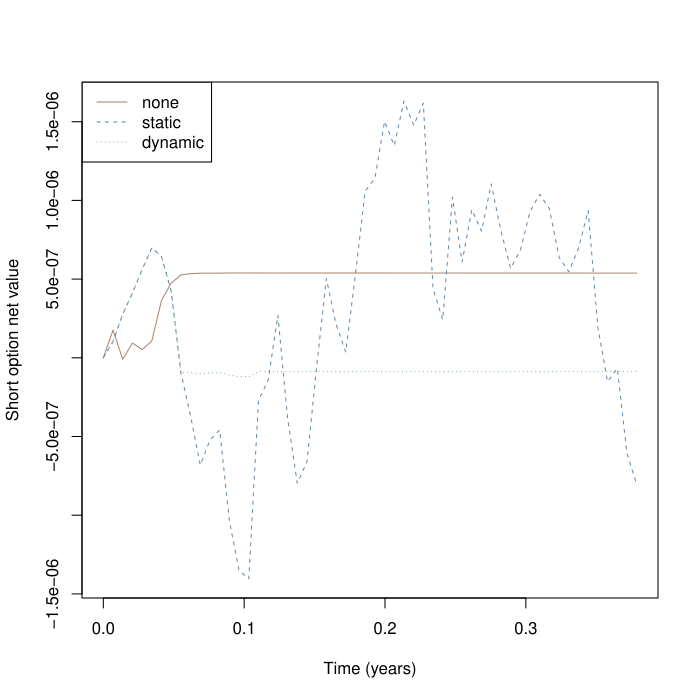

Recreate this plot in R.
pdf('tests/bs-round3/case-15-full.pdf')
# 一份教学欧式期权对应一单位标的；卖出一份，非真实市场预测
# [parameters] 定价与路径波动率一致；允许卖空、分数持仓，无交易成本
S0 <- 72.34411364421248; K <- 124.64907061308622; T <- 0.37869212934747337; r <- -0.005675717070698742; q <- 0.025371051924303174; sigma <- 0.1803841446945444
N <- 55; interval <- 8; seed <- 1572210823; type <- "C"
# [validation] 与网页使用同一教学域；不截断超域价格
stopifnot(all(is.finite(c(S0,K,T,r,q,sigma,N,interval,seed))), S0>=.01, S0<=1e5, K>=.01, K<=1e5,
          T>0, T<=10, r >= -0.1, r<=.3, q>=0, q<=1, sigma>=0, sigma<=2,
          N>=1, N<=504, N==floor(N), interval>=1, interval<=504, interval==floor(interval),
          seed>=0, seed<=2147483646, seed==floor(seed), type %in% c("C","P"))
# [delta] 带连续股息的 BS 价格、Delta；到期直接使用支付函数
option <- function(S, tau) {
  if(tau==0) return(c(price=if(type=="C") max(S-K,0) else max(K-S,0), delta=NA_real_, gamma=NA_real_))
  A <- S*exp(-q*tau); D <- K*exp(-r*tau)
  if(sigma==0) {
    if(A==D) stop("Zero volatility kink: Delta is not unique")
    d <- as.numeric(A>D)
    return(c(price=if(type=="C") max(A-D,0) else max(D-A,0), delta=exp(-q*tau)*(d-if(type=="P") 1 else 0), gamma=0))
  }
  d1 <- (log(S/K)+(r-q+sigma^2/2)*tau)/(sigma*sqrt(tau)); d2 <- d1-sigma*sqrt(tau)
  price <- if(type=="C") max(0,A-D,A*pnorm(d1)-D*pnorm(d2)) else max(0,D-A,D*pnorm(-d2)-A*pnorm(-d1))
  delta <- exp(-q*tau)*(pnorm(d1)-if(type=="P") 1 else 0)
  c(price=price, delta=delta, gamma=exp(-q*tau)*dnorm(d1)/(S*sigma*sqrt(tau)))
}
# [path] Park-Miller + Box-Muller，与网页相同的可复现教学随机数
normal_draws <- function(seed, n) {
  state <- seed %% 2147483646 + 1
  uniform <- function() { state <<- (state*16807) %% 2147483647; state/2147483647 }
  vapply(seq_len(n), function(i) sqrt(-2*log(uniform()))*cos(2*pi*uniform()), numeric(1))
}
dt <- T/N
Z <- normal_draws(seed,N)
spots <- numeric(N+1); spots[1] <- S0
for(i in seq_len(N)) spots[i+1] <- spots[i]*exp((r-q-sigma^2/2)*dt+sigma*sqrt(dt)*Z[i])
stopifnot(length(spots)==N+1, spots[1]==S0, all(is.finite(spots)), all(spots>=.01 & spots<=1e5))
# [time] 期末tau严格为0；三种策略共享同一条路径与同一权利金
values <- t(vapply(0:N,function(i) option(spots[i+1], T*(N-i)/N), numeric(3)))
premium <- values[1,"price"]
run_strategy <- function(strategy) {
  # [initial] 权利金支付股票成本，余款为现金；允许负现金（借款）
  holding <- if(strategy=="none") 0 else values[1,"delta"]
  cash <- premium-holding*S0
  rows <- data.frame(i=0,t=0,tau=T,S=S0,price=premium,delta=values[1,"delta"],gamma=values[1,"gamma"],
    oldHolding=0,holding=holding,quantity=holding,cashBefore=premium,interest=0,dividend=0,
    tradeCash=-holding*S0,cash=cash,net=holding*S0+cash-premium,netDelta=holding-values[1,"delta"],rebalance=FALSE,settlement=0)
  for(i in seq_len(N)) {
    # [interest] 先按连续复利更新现金账户，负现金承担利息
    oldHolding <- holding; interest <- cash*expm1(r*dt)
    # [dividend] 左端点矩形近似，股息期末入账；空头为支出，不额外复利
    dividend <- oldHolding*q*spots[i]*dt
    cashBefore <- cash+interest+dividend
    # [trade] 仅动态策略在约定时点调仓；到期不再构造Delta
    rebalance <- strategy=="dynamic" && i<N && i %% interval==0
    if(rebalance) holding <- values[i+1,"delta"]
    quantity <- holding-oldHolding
    tradeCash <- -quantity*spots[i+1]
    cash <- cashBefore+tradeCash
    # [net] 卖方组合：股票+现金-期权负债；终点price为真实支付
    net <- holding*spots[i+1]+cash-values[i+1,"price"]
    rows <- rbind(rows,data.frame(i=i,t=i*dt,tau=T*(N-i)/N,S=spots[i+1],price=values[i+1,"price"],
      delta=values[i+1,"delta"],gamma=values[i+1,"gamma"],oldHolding=oldHolding,holding=holding,quantity=quantity,
      cashBefore=cashBefore,interest=interest,dividend=dividend,tradeCash=tradeCash,cash=cash,net=net,
      netDelta=if(i==N) NA_real_ else holding-values[i+1,"delta"],rebalance=rebalance,settlement=0))
  }
  rows
}
results <- lapply(c("none","static","dynamic"),run_strategy)
names(results) <- c("none","static","dynamic")
errors <- vapply(results,function(x) tail(x$net,1),numeric(1))
# [settle] 终点表格为清算前账户；卖出所有股票并支付期权后，现金等于净误差
settlement <- lapply(results,function(x) {
  last <- x[nrow(x),]; c(stockLiquidation=last$holding*last$S, optionPayment=-last$price,
    cashBefore=last$cash, finalCash=last$cash+last$holding*last$S-last$price, finalHolding=0)
})
print(errors, digits=12)
print(tail(results$dynamic,3), digits=10)
# [validation] 逐期对账与自融资验证
for(x in results) {
  stopifnot(abs(x$net[1])<1e-8)
  stopifnot(max(abs(x$cash-x$cashBefore-x$tradeCash))<1e-7)
  stopifnot(max(abs(x$net-(x$holding*x$S+x$cash-x$price)))<1e-7)
  stopifnot(max(abs(diff(x$cash)-x$interest[-1]-x$dividend[-1]-x$tradeCash[-1]))<1e-7)
}
# [plot] 相同路径上的三策略；单条路径误差不保证随调仓频率单调改善
matplot((0:N)*dt,do.call(cbind,lapply(results,function(x) x$net)),type="l",lty=1:3,
        col=c("#a98773","#6689a8","#659b8a"),xlab="Time (years)",ylab="Short option net value")
legend("topleft",legend=names(results),lty=1:3,col=c("#a98773","#6689a8","#659b8a"))
# RStudio实践：保持N、seed与其他参数不变，只修改interval后整段重跑。
# 比较errors和逐期账户；更频繁调仓不保证本路径误差单调下降或盈利。

for(k in names(results)) write.table(results[[k]],file=paste0('tests/bs-round3/case-15-full-',k,'.csv'),row.names=FALSE,quote=FALSE,sep=',',na='NA')
dev.off()
